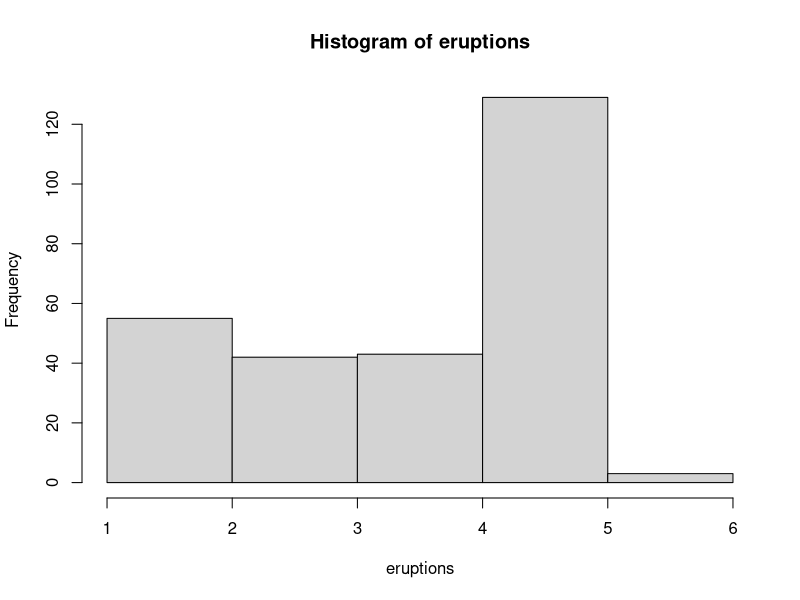
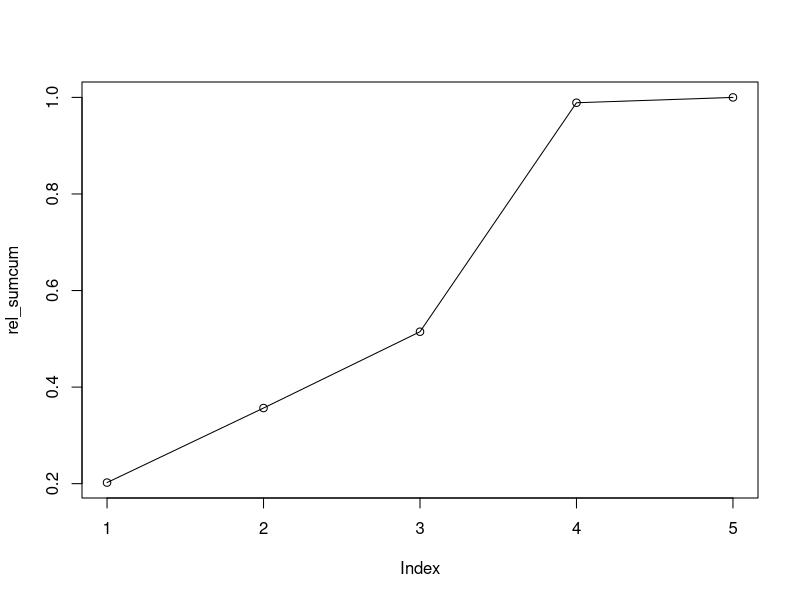

Write R code to recreate these figures, in order.
eruptions <- faithful$eruptions
min_er <- floor(min(eruptions))
max_er <- ceiling(max(eruptions))
breaks <- seq(min_er, max_er, by = 1)
h <- hist(eruptions, breaks = breaks)
rel <- h$counts / nrow(faithful)

rel_sumcum <- cumsum(rel)
plot(rel_sumcum)
lines(rel_sumcum)

stem(eruptions)